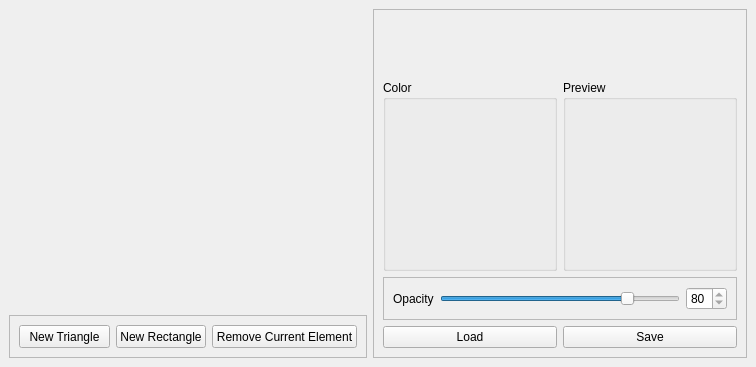
  <widget class="QDockWidget" name="dockWidget_2DTrans" >
   <property name="geometry" >
    <rect>
     <x>444</x>
     <y>773</y>
     <width>748</width>
     <height>367</height>
    </rect>
   </property>
   <property name="minimumSize" >
    <size>
     <width>0</width>
     <height>300</height>
    </size>
   </property>
   <property name="features" >
    <set>QDockWidget::AllDockWidgetFeatures</set>
   </property>
   <property name="windowTitle" >
    <string>2D Transferfunction Editor</string>
   </property>
   <attribute name="dockWidgetArea" >
    <number>8</number>
   </attribute>
   <widget class="QWidget" name="dockWidgetContents_3" >
    <property name="geometry" >
     <rect>
      <x>0</x>
      <y>22</y>
      <width>748</width>
      <height>345</height>
     </rect>
    </property>
    <layout class="QGridLayout" name="gridLayout_9" >
     <item row="0" column="0" >
      <widget class="QLabel" name="label_10" >
       <property name="sizePolicy" >
        <sizepolicy vsizetype="Expanding" hsizetype="Expanding" >
         <horstretch>0</horstretch>
         <verstretch>0</verstretch>
        </sizepolicy>
       </property>
       <property name="minimumSize" >
        <size>
         <width>358</width>
         <height>88</height>
        </size>
       </property>
       <property name="text" >
        <string/>
       </property>
       <property name="pixmap" >
        <pixmap>trans2d_a.png</pixmap>
       </property>
       <property name="scaledContents" >
        <bool>true</bool>
       </property>
      </widget>
     </item>
     <item rowspan="2" row="0" column="1" >
      <widget class="QFrame" name="frame_4" >
       <property name="frameShape" >
        <enum>QFrame::StyledPanel</enum>
       </property>
       <property name="frameShadow" >
        <enum>QFrame::Raised</enum>
       </property>
       <layout class="QGridLayout" name="gridLayout_8" >
        <item row="1" column="0" >
         <widget class="QGroupBox" name="groupBox_5" >
          <property name="title" >
           <string>Color</string>
          </property>
          <layout class="QHBoxLayout" name="horizontalLayout_7" >
           <item>
            <widget class="QLabel" name="label_7" >
             <property name="minimumSize" >
              <size>
               <width>150</width>
               <height>150</height>
              </size>
             </property>
             <property name="text" >
              <string/>
             </property>
             <property name="pixmap" >
              <pixmap>trans2d_b.png</pixmap>
             </property>
             <property name="scaledContents" >
              <bool>true</bool>
             </property>
            </widget>
           </item>
          </layout>
         </widget>
        </item>
        <item row="1" column="1" >
         <widget class="QGroupBox" name="groupBox_4" >
          <property name="title" >
           <string>Preview</string>
          </property>
          <layout class="QHBoxLayout" name="horizontalLayout_6" >
           <item>
            <widget class="QLabel" name="label_2" >
             <property name="minimumSize" >
              <size>
               <width>150</width>
               <height>150</height>
              </size>
             </property>
             <property name="text" >
              <string/>
             </property>
             <property name="pixmap" >
              <pixmap>trans2d_c.png</pixmap>
             </property>
             <property name="scaledContents" >
              <bool>true</bool>
             </property>
            </widget>
           </item>
          </layout>
         </widget>
        </item>
        <item row="2" column="0" colspan="2" >
         <widget class="QFrame" name="frame_3" >
          <property name="frameShape" >
           <enum>QFrame::StyledPanel</enum>
          </property>
          <property name="frameShadow" >
           <enum>QFrame::Raised</enum>
          </property>
          <layout class="QHBoxLayout" name="horizontalLayout_5" >
           <item>
            <widget class="QLabel" name="label_8" >
             <property name="text" >
              <string>Opacity</string>
             </property>
             <property name="buddy" >
              <cstring>horizontalSlider</cstring>
             </property>
            </widget>
           </item>
           <item>
            <widget class="QSlider" name="horizontalSlider" >
             <property name="maximum" >
              <number>100</number>
             </property>
             <property name="value" >
              <number>80</number>
             </property>
             <property name="orientation" >
              <enum>Qt::Horizontal</enum>
             </property>
            </widget>
           </item>
           <item>
            <widget class="QSpinBox" name="spinBox_2" >
             <property name="readOnly" >
              <bool>true</bool>
             </property>
             <property name="specialValueText" >
              <string>80</string>
             </property>
             <property name="accelerated" >
              <bool>false</bool>
             </property>
            </widget>
           </item>
          </layout>
         </widget>
        </item>
        <item row="0" column="0" >
         <spacer name="verticalSpacer_10" >
          <property name="orientation" >
           <enum>Qt::Vertical</enum>
          </property>
          <property name="sizeHint" stdset="0" >
           <size>
            <width>20</width>
            <height>40</height>
           </size>
          </property>
         </spacer>
        </item>
        <item row="3" column="0" >
         <widget class="QPushButton" name="pushButton_17" >
          <property name="text" >
           <string>Load</string>
          </property>
         </widget>
        </item>
        <item row="3" column="1" >
         <widget class="QPushButton" name="pushButton_18" >
          <property name="text" >
           <string>Save</string>
          </property>
         </widget>
        </item>
       </layout>
      </widget>
     </item>
     <item row="1" column="0" >
      <widget class="QFrame" name="frame_5" >
       <property name="frameShape" >
        <enum>QFrame::StyledPanel</enum>
       </property>
       <property name="frameShadow" >
        <enum>QFrame::Raised</enum>
       </property>
       <layout class="QHBoxLayout" name="horizontalLayout_8" >
        <item>
         <widget class="QPushButton" name="pushButton" >
          <property name="minimumSize" >
           <size>
            <width>0</width>
            <height>23</height>
           </size>
          </property>
          <property name="text" >
           <string>New Triangle</string>
          </property>
         </widget>
        </item>
        <item>
         <widget class="QPushButton" name="pushButton_2" >
          <property name="minimumSize" >
           <size>
            <width>0</width>
            <height>23</height>
           </size>
          </property>
          <property name="text" >
           <string>New Rectangle</string>
          </property>
         </widget>
        </item>
        <item>
         <widget class="QPushButton" name="pushButton_14" >
          <property name="minimumSize" >
           <size>
            <width>0</width>
            <height>23</height>
           </size>
          </property>
          <property name="text" >
           <string>Remove Current Element</string>
          </property>
         </widget>
        </item>
       </layout>
      </widget>
     </item>
    </layout>
   </widget>
  </widget>
